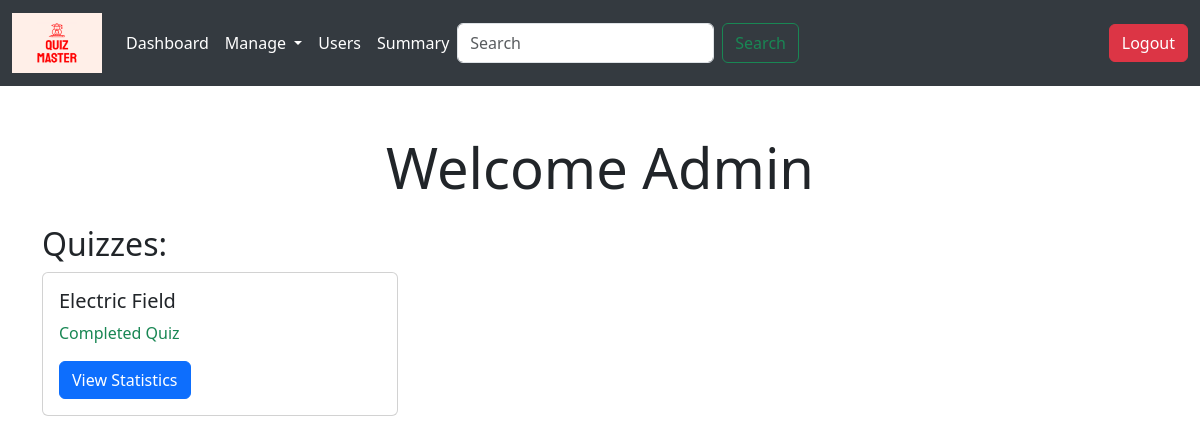
Page /admin_dashboard (signed in) on the earlier database version.
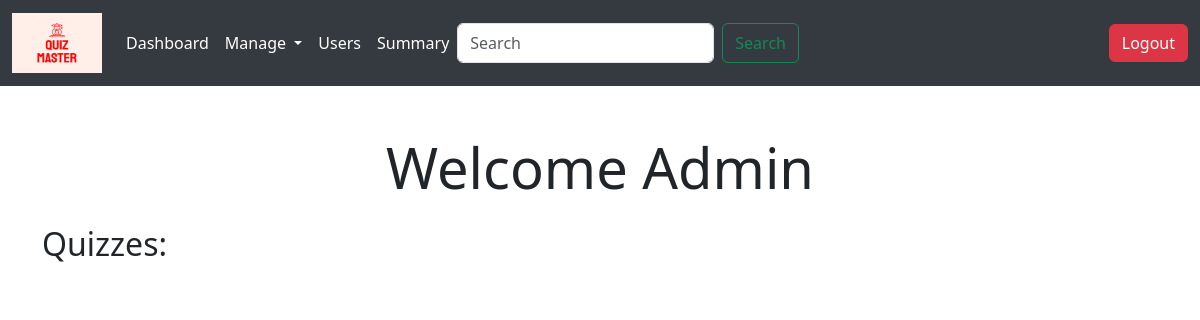
Same page on the later database version.
### controller/models.py (models this page shows)
class Quiz(db.Model):
    id = db.Column(db.Integer, primary_key = True, autoincrement = True)
    chapter_id = db.Column(db.Integer, db.ForeignKey('chapter.id'), nullable = False)
    name = db.Column(db.String(128), nullable = False)
    date_of_quiz = db.Column(db.Date, nullable = False)
    duration = db.Column(db.String(64),nullable = False)
    syllabus = db.Column(db.Text)
    total_questions = db.Column(db.Integer)
    maximum_marks = db.Column(db.Integer)
    questions = db.relationship('Question', backref = 'quiz', lazy = True)
    quiz_attempts = db.relationship('Score', backref = 'quiz', lazy = True)

### controller/admin_routes.py (the view)
@app.route('/admin_dashboard') #URL for ADMIN DASHBOARD
@login_required
def admin_dashboard():
    if current_user.role != 'admin':
        flash('You are not authorized to view this page!', 'danger')
        return redirect(url_for('home'))
    quizzes = Quiz.query.all()
    current_date = datetime.today().date()
    return render_template('admin_dashboard.html', quizzes=quizzes, current_date=current_date)

### controller/authorization_routes.py (called while the page is built)
@login_manager.user_loader
def load_user(user_id):
    return User.query.get(int(user_id))

### templates/admin_dashboard.html (shortened to what this page needs)
{% extends "base.html" %}
{% block content %}
  <div class="container mt-5">
    <h1 class="display-4 text-center">Welcome Admin</h1>
    <h2 class="mt-4">Quizzes:</h2>
    <div class="row">
      {% for quiz in quizzes %}
        <div class="col-md-4 mb-4">
          <div class="card">
            <div class="card-body">
              <h5 class="card-title">{{ quiz.name }}</h5>
              {% if quiz.date_of_quiz == current_date %}
                <p class="card-text text-warning">Ongoing Quiz</p>
              {% elif quiz.date_of_quiz > current_date %}
                <p class="card-text text-info">Upcoming Quiz - {{ quiz.date_of_quiz }}</p>
              {% else %}
                <p class="card-text text-success">Completed Quiz</p>
              {% endif %}
              {% if quiz.date_of_quiz == current_date or quiz.date_of_quiz > current_date %}
                <a href="{{ url_for('quiz_details', quiz_id=quiz.id) }}" class="btn btn-primary">View Quiz Details</a>
              {% else %}
                <a href="{{ url_for('quiz_summary', quiz_id=quiz.id) }}" class="btn btn-primary">View Statistics</a>
              {% endif %}
            </div>
          </div>
        </div>
      {% endfor %}
    </div>
  </div>
{% endblock %}

Differences in the rows shown:
removed Quiz: name "Electric Field", date_of_quiz "Completed Quiz"
